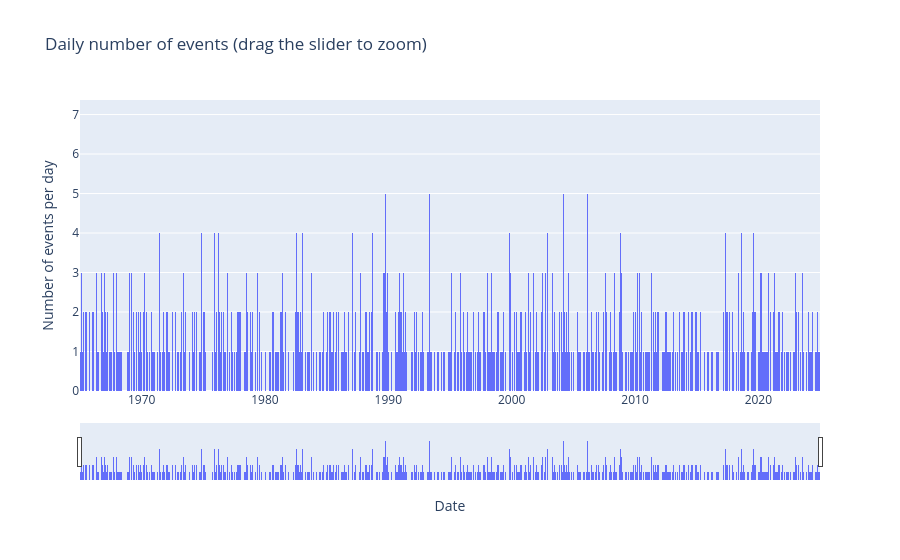

Notebook source saved alongside this figure:
### Markdown cell above
## Task 4: Add a range slider for daily counts

The yearly histogram hides daily variation. The risk team wants to zoom into specific weeks during major events like the 2011 Tohoku earthquake or the 2010 Haiti earthquake. A **range slider** lets them drag a window across the time axis.

Plotly Express does not support range sliders directly. You switch to **Plotly Graph Objects**, which gives you fine control over every chart element.

### Instructions

In the next code cell, build the same kind of histogram but with daily bins and an interactive range slider:

1. Create an empty figure: `fig = go.Figure()`.
2. Add a histogram trace with `fig.add_trace(...)`. Inside, build the trace with `go.Histogram(...)` and pass:
   - `x=df["Date"]`.
   - `xbins=dict(size="D1")`. The `"D1"` string means "one day per bin". Plotly accepts shortcuts like `"M1"` (month), `"W1"` (week), and `"D1"` (day).
   - `name="Daily events"`.
3. Configure the layout with `fig.update_layout(...)`. Pass:
   - `title="Daily number of events (drag the slider to zoom)"`.
   - `xaxis=dict(title="Date", rangeslider=dict(visible=True), type="date")`. The `rangeslider=dict(visible=True)` line is the one that adds the slider strip below the chart. The `type="date"` setting tells Plotly to treat the axis as time.
   - `yaxis=dict(title="Number of events per day")`.
4. Call `fig.show()`.

<Note type='tip'>
**`go.Figure` workflow.** With Graph Objects you always do the same three steps: create an empty `go.Figure`, add one or more traces with `add_trace`, then configure the look with `update_layout`. Once you internalize that pattern, every Plotly chart is just a variation.
</Note>

### Code cell
# your code here
fig = go.Figure()
fig.add_trace(go.Histogram(x=df["Date"],
                           xbins=dict(size="D1"),
                           name="Daily events"))
fig.update_layout(title="Daily number of events (drag the slider to zoom)",
                  xaxis=dict(title="Date", rangeslider=dict(visible=True), type="date"),
                  yaxis=dict(title="Number of events per day"))
fig.show()

### Figure 1 — Plotly figure (JSON) as saved in the notebook; plotly's stock layout.template omitted (floating-point values rounded to 4 significant figures; data arrays with more than 128 entries replaced by an {"elided": "..."} marker saying what was removed)
{"data": [{"name": "Daily events", "type": "histogram", "x": {"elided": "23000 str values"}, "xbins": {"size": "D1"}}], "layout": {"title": {"text": "Daily number of events (drag the slider to zoom)"}, "xaxis": {"rangeslider": {"visible": true}, "title": {"text": "Date"}, "type": "date"}, "yaxis": {"title": {"text": "Number of events per day"}}}}
